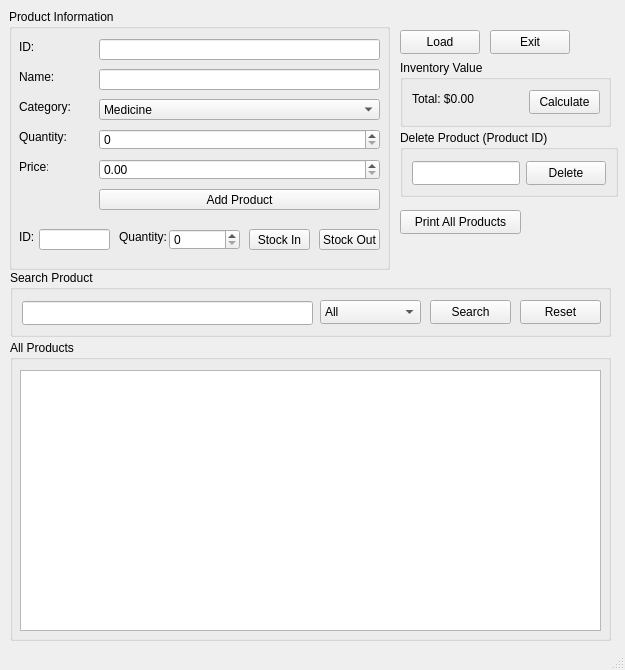
<?xml version="1.0" encoding="UTF-8"?>
<ui version="4.0">
 <class>MainWindow</class>
 <widget class="QMainWindow" name="MainWindow">
  <property name="geometry">
   <rect>
    <x>0</x>
    <y>0</y>
    <width>625</width>
    <height>670</height>
   </rect>
  </property>
  <property name="minimumSize">
   <size>
    <width>625</width>
    <height>670</height>
   </size>
  </property>
  <property name="maximumSize">
   <size>
    <width>625</width>
    <height>670</height>
   </size>
  </property>
  <property name="windowTitle">
   <string>Inventory Management System</string>
  </property>
  <widget class="QWidget" name="centralwidget">
   <widget class="QGroupBox" name="groupBox_productInfo">
    <property name="geometry">
     <rect>
      <x>9</x>
      <y>9</y>
      <width>381</width>
      <height>261</height>
     </rect>
    </property>
    <property name="title">
     <string>Product Information</string>
    </property>
    <widget class="QLabel" name="label_id">
     <property name="geometry">
      <rect>
       <x>10</x>
       <y>30</y>
       <width>16</width>
       <height>16</height>
      </rect>
     </property>
     <property name="text">
      <string>ID:</string>
     </property>
    </widget>
    <widget class="QLineEdit" name="lineEdit_id">
     <property name="geometry">
      <rect>
       <x>90</x>
       <y>30</y>
       <width>281</width>
       <height>21</height>
      </rect>
     </property>
    </widget>
    <widget class="QLabel" name="label_name">
     <property name="geometry">
      <rect>
       <x>10</x>
       <y>60</y>
       <width>35</width>
       <height>16</height>
      </rect>
     </property>
     <property name="text">
      <string>Name:</string>
     </property>
    </widget>
    <widget class="QLineEdit" name="lineEdit_name">
     <property name="geometry">
      <rect>
       <x>90</x>
       <y>60</y>
       <width>281</width>
       <height>21</height>
      </rect>
     </property>
    </widget>
    <widget class="QLabel" name="label_category">
     <property name="geometry">
      <rect>
       <x>10</x>
       <y>90</y>
       <width>51</width>
       <height>16</height>
      </rect>
     </property>
     <property name="text">
      <string>Category:</string>
     </property>
    </widget>
    <widget class="QComboBox" name="comboBox_category">
     <property name="geometry">
      <rect>
       <x>90</x>
       <y>90</y>
       <width>281</width>
       <height>21</height>
      </rect>
     </property>
     <item>
      <property name="text">
       <string>Medicine</string>
      </property>
     </item>
     <item>
      <property name="text">
       <string>Antihistamine</string>
      </property>
     </item>
     <item>
      <property name="text">
       <string>Anti-Diarrheal</string>
      </property>
     </item>
     <item>
      <property name="text">
       <string>Antibiotic</string>
      </property>
     </item>
     <item>
      <property name="text">
       <string>Ointment</string>
      </property>
     </item>
     <item>
      <property name="text">
       <string>Syrup</string>
      </property>
     </item>
     <item>
      <property name="text">
       <string>Inhaler</string>
      </property>
     </item>
     <item>
      <property name="text">
       <string>Supplement</string>
      </property>
     </item>
     <item>
      <property name="text">
       <string>First Aid</string>
      </property>
     </item>
     <item>
      <property name="text">
       <string>Equipment</string>
      </property>
     </item>
     <item>
      <property name="text">
       <string>Protection</string>
      </property>
     </item>
     <item>
      <property name="text">
       <string>Electrolytes</string>
      </property>
     </item>
    </widget>
    <widget class="QLabel" name="label_quantity">
     <property name="geometry">
      <rect>
       <x>10</x>
       <y>120</y>
       <width>49</width>
       <height>16</height>
      </rect>
     </property>
     <property name="text">
      <string>Quantity:</string>
     </property>
    </widget>
    <widget class="QSpinBox" name="spinBox_quantity">
     <property name="geometry">
      <rect>
       <x>90</x>
       <y>120</y>
       <width>281</width>
       <height>21</height>
      </rect>
     </property>
     <property name="maximum">
      <number>999999</number>
     </property>
    </widget>
    <widget class="QLabel" name="label_price">
     <property name="geometry">
      <rect>
       <x>10</x>
       <y>150</y>
       <width>29</width>
       <height>16</height>
      </rect>
     </property>
     <property name="text">
      <string>Price:</string>
     </property>
    </widget>
    <widget class="QDoubleSpinBox" name="doubleSpinBox_price">
     <property name="geometry">
      <rect>
       <x>90</x>
       <y>150</y>
       <width>281</width>
       <height>21</height>
      </rect>
     </property>
     <property name="maximum">
      <double>99999999.989999994635582</double>
     </property>
    </widget>
    <widget class="QLabel" name="label_id_2">
     <property name="geometry">
      <rect>
       <x>10</x>
       <y>220</y>
       <width>16</width>
       <height>16</height>
      </rect>
     </property>
     <property name="text">
      <string>ID:</string>
     </property>
    </widget>
    <widget class="QLineEdit" name="lineEdit_id_2">
     <property name="geometry">
      <rect>
       <x>30</x>
       <y>220</y>
       <width>71</width>
       <height>21</height>
      </rect>
     </property>
    </widget>
    <widget class="QPushButton" name="pushButton_stockOut">
     <property name="geometry">
      <rect>
       <x>310</x>
       <y>220</y>
       <width>61</width>
       <height>21</height>
      </rect>
     </property>
     <property name="text">
      <string>Stock Out</string>
     </property>
    </widget>
    <widget class="QPushButton" name="pushButton_stockIn">
     <property name="geometry">
      <rect>
       <x>240</x>
       <y>220</y>
       <width>61</width>
       <height>21</height>
      </rect>
     </property>
     <property name="text">
      <string>Stock In</string>
     </property>
    </widget>
    <widget class="QLabel" name="label_quantity_2">
     <property name="geometry">
      <rect>
       <x>110</x>
       <y>220</y>
       <width>49</width>
       <height>16</height>
      </rect>
     </property>
     <property name="text">
      <string>Quantity:</string>
     </property>
    </widget>
    <widget class="QSpinBox" name="spinBox_quantity_2">
     <property name="geometry">
      <rect>
       <x>160</x>
       <y>220</y>
       <width>71</width>
       <height>21</height>
      </rect>
     </property>
     <property name="maximum">
      <number>999999</number>
     </property>
    </widget>
    <widget class="QPushButton" name="pushButton_add">
     <property name="geometry">
      <rect>
       <x>90</x>
       <y>180</y>
       <width>281</width>
       <height>21</height>
      </rect>
     </property>
     <property name="text">
      <string>Add Product</string>
     </property>
    </widget>
   </widget>
   <widget class="QGroupBox" name="groupBox_products">
    <property name="geometry">
     <rect>
      <x>10</x>
      <y>340</y>
      <width>601</width>
      <height>301</height>
     </rect>
    </property>
    <property name="title">
     <string>All Products</string>
    </property>
    <widget class="QTableWidget" name="tableWidget_products">
     <property name="geometry">
      <rect>
       <x>10</x>
       <y>30</y>
       <width>581</width>
       <height>261</height>
      </rect>
     </property>
    </widget>
   </widget>
   <widget class="QGroupBox" name="groupBox_value">
    <property name="geometry">
     <rect>
      <x>400</x>
      <y>60</y>
      <width>211</width>
      <height>67</height>
     </rect>
    </property>
    <property name="title">
     <string>Inventory Value</string>
    </property>
    <widget class="QLabel" name="label_totalValue">
     <property name="geometry">
      <rect>
       <x>12</x>
       <y>31</y>
       <width>111</width>
       <height>16</height>
      </rect>
     </property>
     <property name="text">
      <string>Total: $0.00</string>
     </property>
    </widget>
    <widget class="QPushButton" name="pushButton_calculate">
     <property name="geometry">
      <rect>
       <x>129</x>
       <y>30</y>
       <width>71</width>
       <height>24</height>
      </rect>
     </property>
     <property name="text">
      <string>Calculate</string>
     </property>
    </widget>
   </widget>
   <widget class="QGroupBox" name="groupBox_delete">
    <property name="geometry">
     <rect>
      <x>400</x>
      <y>130</y>
      <width>218</width>
      <height>67</height>
     </rect>
    </property>
    <property name="title">
     <string>Delete Product (Product ID)</string>
    </property>
    <widget class="QLineEdit" name="lineEdit_delete">
     <property name="geometry">
      <rect>
       <x>12</x>
       <y>31</y>
       <width>108</width>
       <height>24</height>
      </rect>
     </property>
    </widget>
    <widget class="QPushButton" name="pushButton_delete">
     <property name="geometry">
      <rect>
       <x>126</x>
       <y>31</y>
       <width>80</width>
       <height>24</height>
      </rect>
     </property>
     <property name="text">
      <string>Delete</string>
     </property>
    </widget>
   </widget>
   <widget class="QPushButton" name="pushButton_exit">
    <property name="geometry">
     <rect>
      <x>490</x>
      <y>30</y>
      <width>80</width>
      <height>24</height>
     </rect>
    </property>
    <property name="text">
     <string>Exit</string>
    </property>
   </widget>
   <widget class="QGroupBox" name="groupBox_search">
    <property name="geometry">
     <rect>
      <x>10</x>
      <y>270</y>
      <width>601</width>
      <height>67</height>
     </rect>
    </property>
    <property name="title">
     <string>Search Product</string>
    </property>
    <widget class="QLineEdit" name="lineEdit_search">
     <property name="geometry">
      <rect>
       <x>12</x>
       <y>31</y>
       <width>291</width>
       <height>24</height>
      </rect>
     </property>
    </widget>
    <widget class="QComboBox" name="comboBox_filter">
     <property name="geometry">
      <rect>
       <x>310</x>
       <y>30</y>
       <width>101</width>
       <height>24</height>
      </rect>
     </property>
     <item>
      <property name="text">
       <string>All</string>
      </property>
     </item>
     <item>
      <property name="text">
       <string>Product ID</string>
      </property>
     </item>
     <item>
      <property name="text">
       <string>Product Name</string>
      </property>
     </item>
     <item>
      <property name="text">
       <string>Category</string>
      </property>
     </item>
    </widget>
    <widget class="QPushButton" name="pushButton_reset_search">
     <property name="geometry">
      <rect>
       <x>510</x>
       <y>30</y>
       <width>81</width>
       <height>24</height>
      </rect>
     </property>
     <property name="text">
      <string>Reset</string>
     </property>
    </widget>
    <widget class="QPushButton" name="pushButton_search">
     <property name="geometry">
      <rect>
       <x>420</x>
       <y>30</y>
       <width>81</width>
       <height>24</height>
      </rect>
     </property>
     <property name="text">
      <string>Search</string>
     </property>
    </widget>
   </widget>
   <widget class="QPushButton" name="pushButton_load">
    <property name="geometry">
     <rect>
      <x>400</x>
      <y>30</y>
      <width>80</width>
      <height>24</height>
     </rect>
    </property>
    <property name="text">
     <string>Load</string>
    </property>
   </widget>
   <widget class="QPushButton" name="pushButton_print">
    <property name="geometry">
     <rect>
      <x>400</x>
      <y>210</y>
      <width>121</width>
      <height>24</height>
     </rect>
    </property>
    <property name="text">
     <string>Print All Products</string>
    </property>
   </widget>
  </widget>
  <widget class="QStatusBar" name="statusbar"/>
 </widget>
 <resources/>
 <connections/>
</ui>
